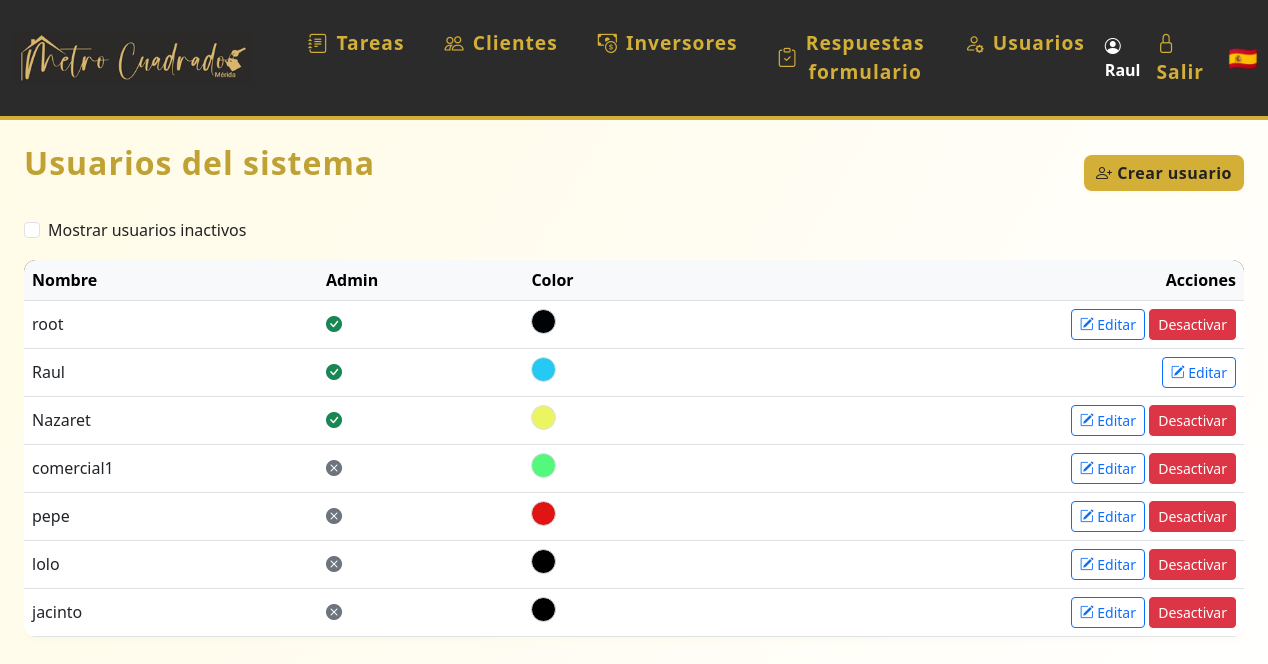
The app's page /usuarios (signed in) with its own data.
### models.py (models this page shows)
class Usuario(UserMixin, db.Model):
    id = db.Column(db.Integer, primary_key=True)
    nombre = db.Column(db.String(80), unique=True, nullable=False)
    password = db.Column(db.String(200), nullable=False)
    es_admin = db.Column(db.Boolean, default=False)
    color = db.Column(db.String(7), nullable=True, default='#3788d8') # Color en formato hex, e.g., #RRGGBB
    email = db.Column(db.String(120), unique=True, nullable=True)
    telefono = db.Column(db.String(20), unique=True, nullable=True)
    activo = db.Column(db.Boolean, default=True)  # Nuevo campo para desactivar usuario
    notificar_email = db.Column(db.Boolean, default=True)
    notificar_telegram = db.Column(db.Boolean, default=False)
    chat_id_telegram = db.Column(db.String(32), nullable=True)
    eventos = db.relationship('Evento', backref='usuario', lazy=True)
    tareas = db.relationship('Tarea', back_populates='usuario')

### app.py (the view)
@app.route('/usuarios')
@login_required
def usuarios():
    if not current_user.es_admin:
        flash('No tienes permiso para acceder a esta página.')
        return redirect(url_for('dashboard'))
    mostrar_inactivos = request.args.get('inactivos') == '1'
    query = Usuario.query
    if not mostrar_inactivos:
        query = query.filter_by(activo=True)
    usuarios = query.all()
    return render_template('usuarios.html', usuarios=usuarios)

### app.py (called while the page is built)
@login_manager.user_loader
def load_user(user_id):
    return Usuario.query.get(int(user_id))

### templates/usuarios.html (shortened to what this page needs)
{% extends 'base.html' %}
{% block content %}
<div class="d-flex justify-content-between align-items-center mb-3">
    <h2>Usuarios del sistema</h2>
    <a href="{{ url_for('crear_usuario') }}" class="btn btn-primary">
        <i class="bi bi-person-plus"></i> Crear usuario
    </a>
</div>
<form method="get" class="mb-3" style="max-width:400px;">
    <div class="form-check">
        <input class="form-check-input" type="checkbox" value="1" id="mostrarInactivos" name="inactivos" onchange="this.form.submit()" {% if request.args.get('inactivos') == '1' %}checked{% endif %}>
        <label class="form-check-label" for="mostrarInactivos">
            Mostrar usuarios inactivos
        </label>
    </div>
</form>
<div class="table-responsive">
    <table class="table table-hover align-middle">
        <thead class="table-light">
            <tr>
                <th>Nombre</th>
                <th>Admin</th>
                <th>Color</th>
                <th class="text-end">Acciones</th>
            </tr>
        </thead>
        <tbody>
            {% for usuario in usuarios %}
            <tr>
                <td>{{ usuario.nombre }}</td>
                <td>
                    {% if usuario.es_admin %}
                        <i class="bi bi-check-circle-fill text-success" title="Sí"></i>
                    {% else %}
                        <i class="bi bi-x-circle-fill text-secondary" title="No"></i>
                    {% endif %}
                </td>
                <td>
                    <span style="display: inline-block; width: 25px; height: 25px; border-radius: 50%; background-color: {{ usuario.color or '#f8f9fa' }}; border: 1px solid #dee2e6;"></span>
                </td>
                <td class="text-end">
                    <a href="{{ url_for('editar_usuario', usuario_id=usuario.id) }}" class="btn btn-outline-primary btn-sm">
                        <i class="bi bi-pencil-square"></i> Editar
                    </a>
                    {% if current_user.es_admin and usuario.id != current_user.id %}
                        <form method="POST" action="{{ url_for('toggle_usuario', usuario_id=usuario.id) }}" style="display:inline;">
                            <button type="submit" class="btn btn-sm {% if usuario.activo %}btn-danger{% else %}btn-success{% endif %}" onclick="return confirm('¿Seguro que quieres {% if usuario.activo %}desactivar{% else %}activar{% endif %} este usuario?');">
                                {% if usuario.activo %}Desactivar{% else %}Activar{% endif %}
                            </button>
                        </form>
                    {% endif %}
                </td>
            </tr>
            {% else %}
            <tr>
                <td colspan="4" class="text-center"><em>No hay usuarios registrados.</em></td>
            </tr>
            {% endfor %}
        </tbody>
    </table>
</div>
{% endblock %}

### templates/base.html (shortened to what this page needs)
<!DOCTYPE html>
<html lang="es">
<head>
    <link rel="stylesheet" href="https://cdn.jsdelivr.net/npm/bootstrap@5.3.0/dist/css/bootstrap.min.css">
    <link rel="stylesheet" href="{{ url_for('static', filename='estilos.css') }}">
    <link rel="stylesheet" href="https://cdn.jsdelivr.net/npm/bootstrap-icons@1.10.5/font/bootstrap-icons.css">
</head>
<body class="d-flex flex-column vh-100">
{% if request.path != '/login' %}
<nav class="navbar navbar-expand-lg mb-4">
  <div class="container-fluid">
    <a class="navbar-brand d-flex align-items-center" href="/">
      <img src="{{ url_for('static', filename='logoraul.png') }}" alt="Logo" style="height:90px;margin-right:18px;">
    </a>
    <div class="collapse navbar-collapse" id="navbarNav">
      <ul class="navbar-nav me-auto mb-2 mb-lg-0">
        <li class="nav-item mx-1">
          <a class="nav-link btn btn-outline-success rounded-pill px-3 d-flex align-items-center gap-2" href="/">
            <i class="bi bi-journal-text"></i> Tareas
          </a>
        </li>
        <li class="nav-item mx-1">
          <a class="nav-link btn btn-outline-primary rounded-pill px-3 d-flex align-items-center gap-2" href="/clientes">
            <i class="bi bi-people"></i> Clientes
          </a>
        </li>
        <li class="nav-item mx-1">
          <a class="nav-link btn btn-outline-danger rounded-pill px-3 d-flex align-items-center gap-2" href="/inversores">
            <i class="bi bi-cash-coin"></i> Inversores
          </a>
        </li>
        {% if current_user.is_authenticated %}
        <li class="nav-item mx-1">
          <a class="nav-link btn btn-outline-secondary rounded-pill px-3 d-flex align-items-center gap-2" href="/respuestas_formulario">
            <i class="bi bi-clipboard-check"></i> Respuestas formulario
          </a>
        </li>
        {% endif %}
        {% if current_user.is_authenticated and current_user.es_admin %}
        <li class="nav-item mx-1">
          <a class="nav-link btn btn-outline-dark rounded-pill px-3 d-flex align-items-center gap-2" href="/usuarios">
            <i class="bi bi-person-gear"></i> Usuarios
          </a>
        </li>
        {% endif %}
      </ul>
      <ul class="navbar-nav align-items-center">
        {% if current_user.is_authenticated %}
        <li class="nav-item me-2">
          <span class="navbar-text fw-bold text-white"><i class="bi bi-person-circle"></i> {{ current_user.nombre }}</span>
        </li>
        <li class="nav-item"><a class="nav-link" href="/logout" title="Salir"><span class="bi bi-lock"></span> Salir</a></li>
        {% else %}
        <li class="nav-item"><a class="nav-link" href="/login" title="Entrar"><span class="bi bi-lock"></span> Entrar</a></li>
        {% endif %}
        <li class="nav-item ms-3"><span class="fs-4">🇪🇸</span></li>
      </ul>
    </div>
  </div>
</nav>
{% endif %}
<div class="flex-grow-1 d-flex flex-column px-4" style="width:100vw;">
    {% block content %}{% endblock %}
</div>
</body>
</html>

### static/estilos.css (style rules this page uses)
body { background: linear-gradient(120deg, #fffbe6 0%, #fff 100%); font-family: 'Segoe UI', 'Arial', sans-serif; color: #222; }
.navbar { background: #2b2b2b !important; border-bottom: 4px solid #d4af37; }
.navbar-brand, .navbar-nav .nav-link { color: #d4af37 !important; font-weight: 600; font-size: 1.2rem; letter-spacing: 1px; }
.navbar-brand img { height: 40px; margin-right: 10px; }
.btn-primary, .btn-success { background: #d4af37; border: none; color: #222; font-weight: 600; border-radius: 8px; box-shadow: 0 1px 4px rgba(212,175,55,0.10), 0 0 0 0 #d4af37; letter-spacing: 0.5px; transition: background 0.2s, color 0.2s, box-shadow 0.2s; }
.table thead { background: #222; color: #d4af37; }
h2 { color: #bfa134; font-weight: 700; letter-spacing: 1px; margin-bottom: 1.2rem; }
.table { border-radius: 12px; overflow: hidden; box-shadow: 0 1px 8px rgba(212,175,55,0.07); }

### records on screen
Usuario: nombre "Raul", es_admin True (drawn)
Usuario: nombre "root", es_admin True (drawn), activo "Desactivar"
Usuario: nombre "Nazaret", es_admin True (drawn), activo "Desactivar"
Usuario: nombre "comercial1", es_admin False (drawn), activo "Desactivar"
Usuario: nombre "pepe", es_admin False (drawn), activo "Desactivar"
Usuario: nombre "lolo", es_admin False (drawn), activo "Desactivar"
Usuario: nombre "jacinto", es_admin False (drawn), activo "Desactivar"
